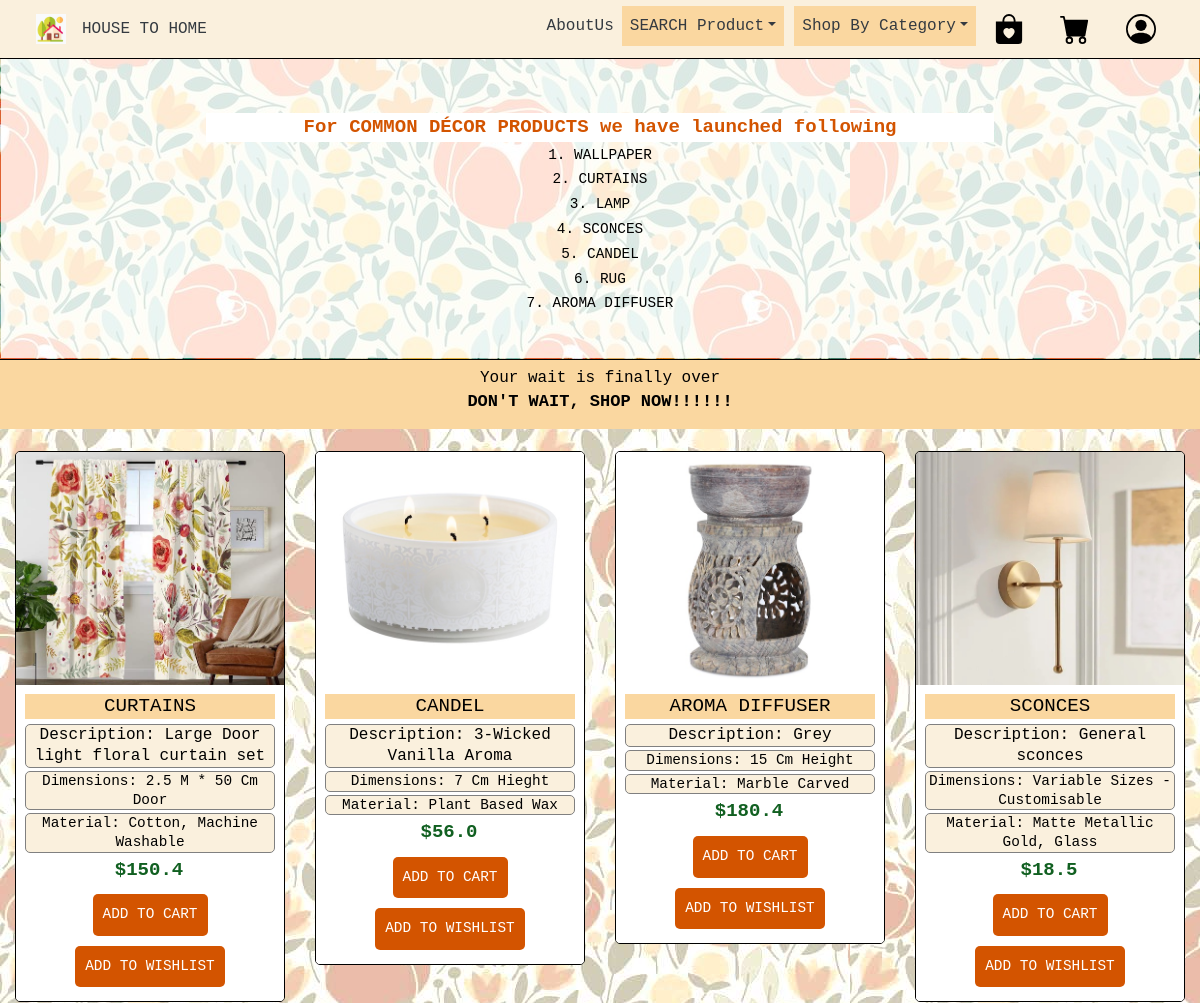
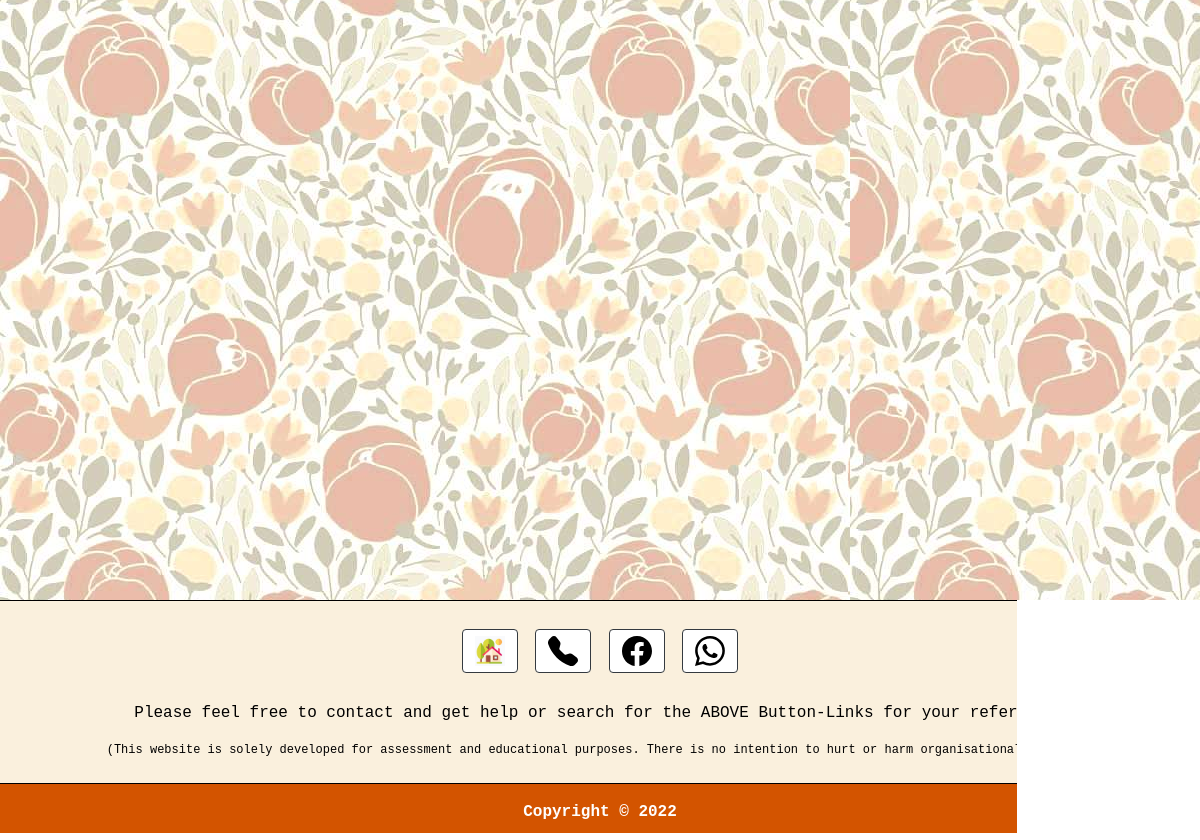
Page /houseToHome/commonproducts/ on the committed database (2 pictures, top to bottom).
### HouseToHomeStore/models.py (models this page shows, shortened)
class Product(db.Model):
    __tablename__ = 'product'
    unique_product_id = db.Column(db.Integer, primary_key=True)
    title = db.Column(db.String(64), unique=True)
    description = db.Column(db.String(500), nullable=False)
    image = db.Column(db.String(60), nullable=False)
    dimension = db.Column(db.String(160), nullable=False)
    material = db.Column(db.String(160), nullable=False)
    category = db.Column(db.String(160), nullable=False)
    price = db.Column(db.Float, nullable=False)
    singleCount = db.Column(db.Integer, default=1, nullable=False)
    shoppingCartcount = db.Column(db.Integer, default=1, nullable=False)
    wishListCount = db.Column(db.Integer, default=1, nullable=False)
    shippingCost = db.Column(db.Float, default=15, nullable=False)

### HouseToHomeStore/views.py (the view)
@bp.route('/houseToHome/commonproducts/')
def commonproducts():
    commonP = Product.query.filter(Product.category == 'Common')
    return render_template('commonOnesIndex.html', commonP=commonP)

### HouseToHomeStore/templates/commonOnesIndex.html (shortened to what this page needs)
<!DOCTYPE html>
<html lang="en">
<head>
    <link rel="stylesheet" href="https://stackpath.bootstrapcdn.com/bootstrap/4.3.1/css/bootstrap.min.css"
>
    <link rel="stylesheet" href="https://cdn.jsdelivr.net/npm/bootstrap-icons@1.8.2/font/bootstrap-icons.css">
    <link rel="stylesheet" type="text/css" href="{{ url_for('static',filename='Css/styleCommonOnes.css') }}" />
</head>
<body>
    <header>
        <nav class="navbar navbar-light fixed-top navbar-expand-lg"
            style="background-color: #FAF0DD; border-bottom: 1px solid black; padding:0px;">
            <div class="container" style="padding: 6px;">
                <a class="navbar-brand-LOGO" href="{{ url_for('main.index') }}">
                    <img src="{{ url_for('static',filename='Images/Logos/Brand.jpeg') }}" width="30" height="30"
                        class="d-inline-block align-top" alt="HOUSE TO HOME">
                </a>
                <div class="navbar-brand-LOGO">
                    <a class="nav-item text-dark nav-link" href="{{ url_for('main.index') }}">HOUSE TO HOME</a>
                </div>
                <div class="collapse navbar-collapse" id="navbarToggler">
                    <div class="navbar-nav ml-auto">
                        <a href="#id02" class="nav-item text-dark nav-link navbar-Login-LOGO" style="margin-left: 0px;">
                            <button-loginClick onclick="document.getElementById('id02').style.display='block'"
                                style="width:auto;">
                                <h>AboutUs</h>
                            </button-loginClick>
                        </a>
                        <div class="dropdown">
                            <a class="nav-item text-dark nav-link dropdown-toggle" data-toggle="dropdown"
                                id="bookDropdown" aria-haspopup="true" aria-expanded="false" href="#"
                                style="margin-right:10px;">SEARCH Product</a>
                        </div>
                        <div class="dropdown">
                            <a class="nav-item text-dark nav-link dropdown-toggle" data-toggle="dropdown"
                                id="bookDropdown" aria-haspopup="true" aria-expanded="false" href="#">Shop By
                                Category</a>
                        </div>
                        <a href="{{ url_for('main.addProductToWishList') }}"
                            class="nav-item text-dark nav-link navbar-Wishlist-LOGO"
                            class="nav-item text-dark nav-link navbar-Wishlist-LOGO" data-toggle="tooltip"
                            data-placement="bottom" title="WISH LIST">
                            <img src="{{ url_for('static',filename='Images/Logos/bag-heart-fill.svg') }}" width="30"
                                height="30" alt="WishList Logo">
                        </a>
                        <a href="{{ url_for('main.placeOrder') }}" class="nav-item text-dark nav-link navbar-Cart-LOGO"
                            class="nav-item text-dark nav-link navbar-Wishlist-LOGO" data-toggle="tooltip"
                            data-placement="bottom" title="SHOPPING CART">
                            <img src="{{ url_for('static',filename='Images/Logos/cart-fill.svg') }}" width="30"
                                height="30" alt="Cart Logo">
                        </a>
                        <a href="#id01" class="nav-item text-dark nav-link navbar-Login-LOGO"
                            class="nav-item text-dark nav-link navbar-Wishlist-LOGO" data-toggle="tooltip"
                            data-placement="bottom" title="LOG IN">
                            <button-loginClick onclick="document.getElementById('id01').style.display='block'"
                                style="width:auto;">
                                <img src="{{ url_for('static',filename='Images/Logos/person-circle.svg') }}"
                                    class="loginImage" width="30" height="30" alt="Login Logo">
                            </button-loginClick>
                        </a>
                    </div>
                </div>
            </div>
        </nav>
        <div class="jumbotron jumbotron-fluid card card-image">
            <div class="row justify-content-center mt-5 pb-4">
                <div class="col-md-8">
                    <div class="py-4 mb-5">
                        <p class="text-center backgroundImageContent tagLine">For COMMON DÉCOR PRODUCTS we have launched
                            following
                        </p>
                        <p class="text-center backgroundImageContent">1. WALLPAPER</p>
                        <p class="text-center backgroundImageContent">2. CURTAINS</p>
                        <p class="text-center backgroundImageContent">3. LAMP</p>
                        <p class="text-center backgroundImageContent">4. SCONCES</p>
                        <p class="text-center backgroundImageContent">5. CANDEL</p>
                        <p class="text-center backgroundImageContent">6. RUG</p>
                        <p class="text-center backgroundImageContent">7. AROMA DIFFUSER</p>
                    </div>
                </div>
            </div>
        </div>
    </header>
    <main>
        <div class="text-center"
            style="background-color: #FAD7A0; border-top: black 1px solid; padding-top: 6px; padding-bottom: 6px;">
            <h10 style="background-color:#FAD7A0; padding:2px; color:black">Your wait is finally over</h10>
            <h6 style="font-size:17px; font-weight:600; background-color:#FAD7A0; padding:2px; color:black">DON'T WAIT,
                SHOP NOW!!!!!!</h6>
        </div>
        <div class="container-fluid fadeThePicture-here">
            <div class="row justify-content-center">
                {% for products in commonP%}
                <div class="col-md-3 col-sm-6" style="
                    padding-top: 10px;
                    padding-bottom: 10px;">
                    <div class="product-grid4">
                        <div class="product-image4">
                            <img class="pic-1"
                                src="{{url_for('static', filename='Images/'+products.category+'/'+products.image)}}">
                        </div>
                        <div class="product-content">
                            <h3 class="title">{{products.title}}</h3>
                            <h3 class="description">Description: {{products.description}}</h3>
                            <h3 class="dimensions">dimensions: {{products.dimension}}</h3>
                            <h3 class="material">material: {{products.material}}</h3>
                            <div class="price">
                                ${{products.price}}
                            </div>
                            <form action="{{ url_for('main.placeOrder') }}">
                                <input class="add-to-cart" type="submit" value="ADD TO CART">
                            </form>
                            <form action="{{ url_for('main.addProductToWishList') }}">
                                <input class="add-to-cart" type="submit" value="ADD TO WISHLIST">
                            </form>
                        </div>
                    </div>
                </div>
                {% endfor %}
            </div>
        </div>
    </main>
    <footer class="text-center text-dark" style="background-color: #FAF0DD;">
        <div class="container p-4 footer">
            <a class="btn btn-outline-dark btn-floating m-1" href="{{ url_for('main.index') }}" role="button">
                <img src="{{ url_for('static',filename='Images/Logos/Brand.jpeg') }}" width="30" height="30"
                    class="d-inline-block align-top" alt="Home page">
            </a>
            <a class="btn btn-outline-dark btn-floating m-1" href="#!" role="button" data-toggle="tooltip"
                data-placement="bottom" title="CONTACT US ON NUMBER- 99988866">
                <img src="{{ url_for('static',filename='Images/Logos/telephone-fill.svg') }}" width="30" height="30"
                    class="d-inline-block align-top" alt="Contact Us">
            </a>
            <a class="btn btn-outline-dark btn-floating m-1" href="#!" role="button" data-toggle="tooltip"
                data-placement="bottom" title="GO TO OUR FACEBOOK">
                <img src="{{ url_for('static',filename='Images/Logos/facebook.svg') }}" width="30" height="30"
                    class="d-inline-block align-top" alt="Facebook Link">
            </a>
            <a class="btn btn-outline-dark btn-floating m-1" href="#!" role="button" data-toggle="tooltip"
                data-placement="bottom" title="WHATS APP US">
                <img src="{{ url_for('static',filename='Images/Logos/whatsapp.svg') }}" width="30" height="30"
                    class="d-inline-block align-top" alt="Whats App Link">
            </a>
        </div>
        <div class="mb-4 content-for-footer">
            <p style="font-weight: 500;">
                Please feel free to contact and get help or search for the ABOVE Button-Links for your reference.
            </p>
            <p style="font-size: 12px">
                (This website is solely developed for assessment and educational purposes. There is no intention to hurt
                or harm organisational feelings)
            </p>
        </div>
        <div class="text-center p-3">
            Copyright &copy; 2022
        </div>
    </footer>
</body>
</html>

### HouseToHomeStore/static/Css/styleCommonOnes.css (style rules this page uses)
.nav-item { font-family: "Courier New", sans-serif; font-weight: 500; }
.dropdown-toggle { background-color: #FAD7A0; }
.navbar-Wishlist-LOGO { margin-left: 10px; margin-right: 10px; }
.navbar-Cart-LOGO { margin-left: 10px; margin-right: 10px; }
.navbar-brand-LOGO { margin-left: none; }
.navbar-Login-LOGO { margin-left: 10px; }
footer { border-top: 1px solid black; }
.content-for-footer p { font-family: "Courier New", sans-serif; color: black; }
.text-center .p-3 { background-color: #D35400; font-family: "Courier New", sans-serif; color: white; font-weight: bold; border-top: 1px solid black; }
.backgroundImageContent { font-family: "Courier New", sans-serif; color: black; font-size: larger; font-weight: 500; }
.btn { background-color: white; font-family: 'Courier New', sans-serif; color: black; }
h6 { position: relative; margin-bottom: 8px; font-family: 'Courier New', sans-serif; }
h10 { position: relative; margin-top: 8px; font-family: 'Courier New', sans-serif; }
.jumbotron { background-image: url(../Images/BackgroundImg/Background.jpeg); padding-top: 6%; padding-bottom: 2%; margin-bottom: 0px; background-attachment: fixed; }
.jumbotron::before { content: ""; background-color: rgba(255, 255, 255, 0.80); top: 0px; right: 0px; bottom: 0px; left: 0px; position: absolute; }
.mb-5, .my-5 { margin-bottom: -2rem !important; font-size: 12px; margin-top: -2rem !important; }
.backgroundImageContent { margin-top: 0; margin-bottom: 0.2rem; }
.tagLine { margin-top: 0; margin-bottom: 0.2rem; font-size: 19px; font-weight: 600; color: #D35400; background-color: white; }
.fadeThePicture-here { background-image: url(../Images/BackgroundImg/BackgroundDim.jpeg); margin: 0px; padding-top: 12px; background-attachment: fixed; background-repeat: repeat; }
.product-grid4, .product-grid4 .product-image4 { position: relative }
.product-grid4 { font-family: "Courier New", sans-serif; text-align: center; border-radius: 5px; overflow: hidden; z-index: 1; border: 1.3px solid black; }
.product-grid4 .product-image4 img { width: 100%; height: auto; display: block; }
.product-grid4 .product-content { padding: 9px; background-color: white; }
.product-grid4 .title { text-transform: capitalize; color: black; font-weight: 500; font-size: 1.2em; line-height: 1.3em; margin-top: 0; margin-bottom: 5px; padding: 0; font-family: 'Courier New', sans-serif; background-color: #FAD7A0; }
.product-grid4 .description { color: black; font-size: 1em; line-height: 1.3em; margin-top: 0; margin-bottom: 3px; padding: 0; font-family: 'Courier New', sans-serif; background-color: #FAF0DD; border: 0.5px solid grey; border-radius: 5px; }
.product-grid4 .dimensions { text-transform: capitalize; color: black; font-size: 0.9em; line-height: 1.3em; margin-top: 0; margin-bottom: 3px; padding: 0; background-color: #FAF0DD; font-family: 'Courier New', sans-serif; border: 0.5px solid grey; border-radius: 5px; }
.product-grid4 .material { text-transform: capitalize; color: black; font-size: 0.9em; line-height: 1.3em; margin-top: 0; margin-bottom: 3px; padding: 0; background-color: #FAF0DD; font-family: 'Courier New', sans-serif; border: 0.5px solid grey; border-radius: 5px; }
.product-grid4 .price { color: #116021; font-size: 19px; font-weight: 700; margin: 0 2px 5px 0; display: block }
.product-grid4 .add-to-cart { min-height: 40px; border-radius: 5px; display: inline-block; background: #D35400; border: #D35400; color: white; font-family: 'Courier New', sans-serif; padding: 10px; margin: 5px; font-size: .90rem; }
body { font-family: 'Courier New', sans-serif; }
.container { padding: 16px; }

### rows in the picture
Product: category+image (picture), title "CURTAINS", description "Large Door light floral curtain set", dimension "2.5 M * 50 Cm Door", material "Cotton, Machine Washable", price "150.4"
Product: category+image (picture), title "CANDEL", description "3-Wicked Vanilla Aroma", dimension "7 Cm Hieght", material "Plant Based Wax", price "56.0"
Product: category+image (picture), title "AROMA DIFFUSER", description "Grey", dimension "15 Cm Height", material "Marble Carved", price "180.4"
Product: category+image (picture), title "SCONCES", description "General sconces", dimension "Variable Sizes - Customisable", material "Matte Metallic Gold, Glass", price "18.5"
Product: category+image (picture), title "WALLPEPER", description "Floral white background", dimension "Set Of Single Role For 500 Sq Feet Wall Coverage", material "Semi Permanent Thick Paper Base", price "670.0"
Product: category+image (picture), title "LAMP", description "Cream Color shade", dimension "2 Feet Height", material "Canvas Shade, Jute", price "128.89"
Product: category+image (picture), title "RUG", description "Tasseled, multi colored, light base", dimension "8 Feet * 6 Feet", material "Ruggable Muterial", price "899.4"
